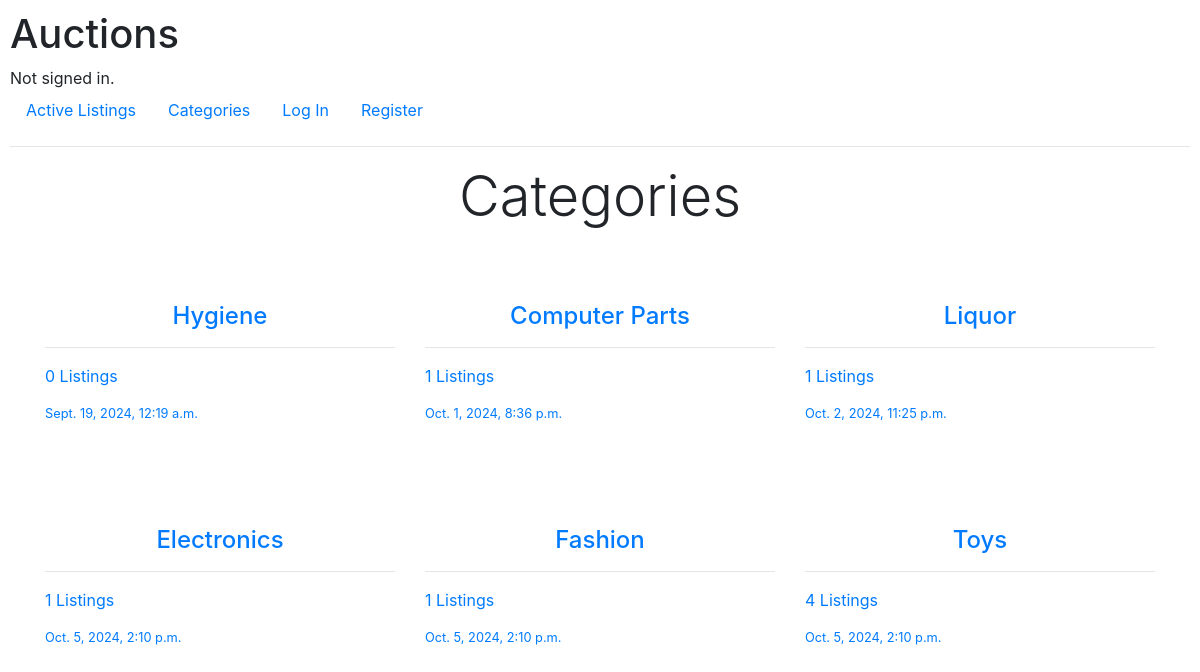
The page /categories on the database its author committed.
### auctions/models.py (models this page shows, shortened)
class Category(models.Model):
    title = models.CharField(max_length=255)
    created_at = models.DateTimeField(auto_now_add=True)

### auctions/views.py (the view)
# urls.py: path("categories", views.categories, name="categories"),
def categories(request):
    categories = Category.objects.annotate(
        listings_count=Count("listings", filter=Q(listings__active=True))
    ).all()
    return render(request, "auctions/categories.html", {"categories": categories})

### auctions/templates/auctions/categories.html (shortened to what this page needs)
{% extends "auctions/layout.html" %}
{% block body %}
<h2 class="display-4 text-center mb-5">Categories</h2>
<div class="container">
  <div class="row justify-content-center">
    {% for category in categories %}
    <div
      class="category-wrapper col-lg-4 col-12 mt-4"
      style="height: 200px;"
    >
      <a
        href="{% url 'category-listings' category.id %}"
        style="text-decoration: none"
      >
        <header class="text-center">
          <h4>{{ category.title }}</h4>
        </header>
        <hr>
        <p class="mt">{{ category.listings_count }} Listings</p>
        <p class="muted small">{{ category.created_at }}</p>
      </a>
    </div>
    {% endfor %}
  </div>
</div>
{% endblock body %}

### auctions/static/auctions/styles.css (style rules this page uses)
body { padding: 10px; }

### rows shown on the page
Category: title "Hygiene", listings_count "0", created_at "Sept. 19, 2024, 12:19 a.m."
Category: title "Computer Parts", listings_count "1", created_at "Oct. 1, 2024, 8:36 p.m."
Category: title "Liquor", listings_count "1", created_at "Oct. 2, 2024, 11:25 p.m."
Category: title "Electronics", listings_count "1", created_at "Oct. 5, 2024, 2:10 p.m."
Category: title "Fashion", listings_count "1", created_at "Oct. 5, 2024, 2:10 p.m."
Category: title "Toys", listings_count "4", created_at "Oct. 5, 2024, 2:10 p.m."
